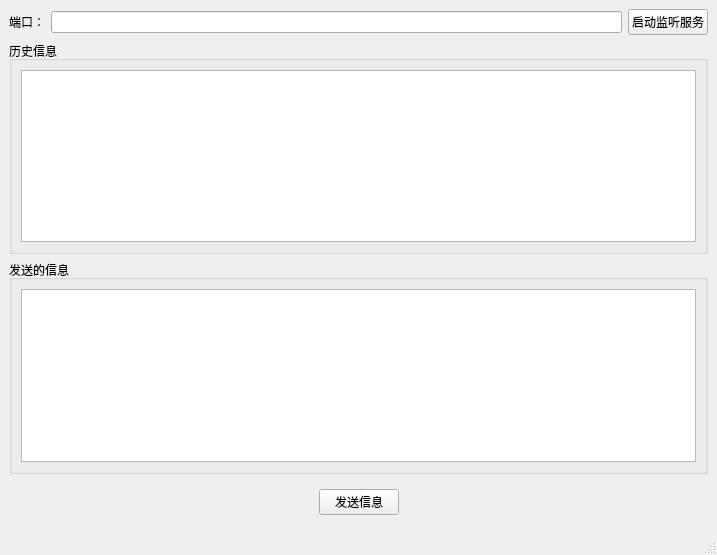
<?xml version="1.0" encoding="UTF-8"?>
<ui version="4.0">
 <class>MainWindow</class>
 <widget class="QMainWindow" name="MainWindow">
  <property name="geometry">
   <rect>
    <x>0</x>
    <y>0</y>
    <width>717</width>
    <height>555</height>
   </rect>
  </property>
  <property name="windowTitle">
   <string>MainWindow</string>
  </property>
  <widget class="QWidget" name="centralwidget">
   <layout class="QVBoxLayout" name="verticalLayout">
    <item>
     <layout class="QHBoxLayout" name="horizontalLayout_2"/>
    </item>
    <item>
     <layout class="QHBoxLayout" name="horizontalLayout">
      <item>
       <widget class="QLabel" name="label">
        <property name="text">
         <string>端口：</string>
        </property>
       </widget>
      </item>
      <item>
       <widget class="QLineEdit" name="port"/>
      </item>
      <item>
       <widget class="QPushButton" name="setListen">
        <property name="text">
         <string>启动监听服务</string>
        </property>
       </widget>
      </item>
     </layout>
    </item>
    <item>
     <widget class="QGroupBox" name="groupBox">
      <property name="title">
       <string>历史信息</string>
      </property>
      <layout class="QHBoxLayout" name="horizontalLayout_3">
       <item>
        <widget class="QTextEdit" name="record"/>
       </item>
      </layout>
     </widget>
    </item>
    <item>
     <widget class="QGroupBox" name="groupBox_2">
      <property name="title">
       <string>发送的信息</string>
      </property>
      <layout class="QHBoxLayout" name="horizontalLayout_4">
       <item>
        <widget class="QTextEdit" name="msg"/>
       </item>
      </layout>
     </widget>
    </item>
    <item>
     <widget class="QWidget" name="widget" native="true">
      <layout class="QHBoxLayout" name="horizontalLayout_6">
       <item>
        <spacer name="horizontalSpacer">
         <property name="orientation">
          <enum>Qt::Horizontal</enum>
         </property>
         <property name="sizeHint" stdset="0">
          <size>
           <width>40</width>
           <height>20</height>
          </size>
         </property>
        </spacer>
       </item>
       <item>
        <layout class="QHBoxLayout" name="horizontalLayout_5">
         <item>
          <widget class="QPushButton" name="sendMsg">
           <property name="text">
            <string>发送信息</string>
           </property>
          </widget>
         </item>
        </layout>
       </item>
       <item>
        <spacer name="horizontalSpacer_2">
         <property name="orientation">
          <enum>Qt::Horizontal</enum>
         </property>
         <property name="sizeHint" stdset="0">
          <size>
           <width>40</width>
           <height>20</height>
          </size>
         </property>
        </spacer>
       </item>
      </layout>
     </widget>
    </item>
   </layout>
  </widget>
  <widget class="QMenuBar" name="menubar">
   <property name="geometry">
    <rect>
     <x>0</x>
     <y>0</y>
     <width>717</width>
     <height>21</height>
    </rect>
   </property>
  </widget>
  <widget class="QStatusBar" name="statusbar"/>
 </widget>
 <resources/>
 <connections/>
</ui>
